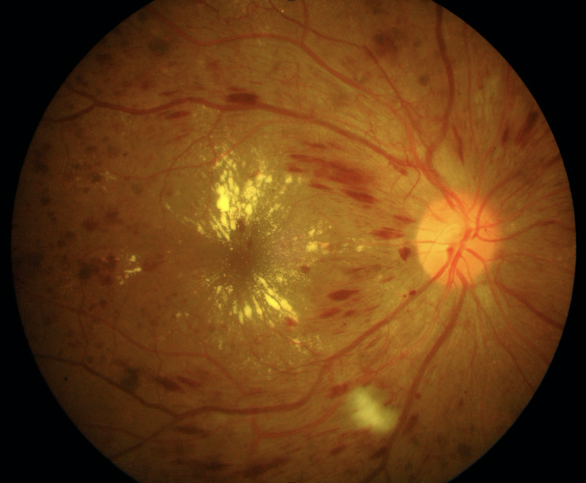
#> input picture retino.png, 1172 x 966 px (shown at 1/2 size)
$ python preprocess.py ../retino.png
#> lines starting #> are read from the running program, lines starting #| are printed output that depends on the picture; after the words box and inside, x2 and y2 are one past the last pixel; in counts of white or black regions, pixels touching at a corner belong together
#> in load_and_preprocess, img is the input picture: shape (966, 1172, 3); mean B, G, R 20.5, 60.3, 102.4
"""
Pretraitement des images de fond d'oeil avec OpenCV.

Les retinographies ont souvent :
  - des bordures noires inutiles autour du disque retinien
  - un eclairage/contraste variable d'une image a l'autre

On applique donc :
  1. un recadrage pour enlever le fond noir       (crop_from_gray)
  2. un recadrage circulaire centre sur la retine  (circle_crop)
  3. un rehaussement de contraste local (CLAHE)    (apply_clahe)
"""
import cv2
import numpy as np


def crop_from_gray(img, tol=7):
    """Enleve les bandes noires autour de la retine.

    On repere les pixels suffisamment clairs (> tol) et on rogne
    l'image au plus juste autour de cette zone.
    """
#> called with tol = 7
    gray = cv2.cvtColor(img, cv2.COLOR_RGB2GRAY)
    mask = gray > tol
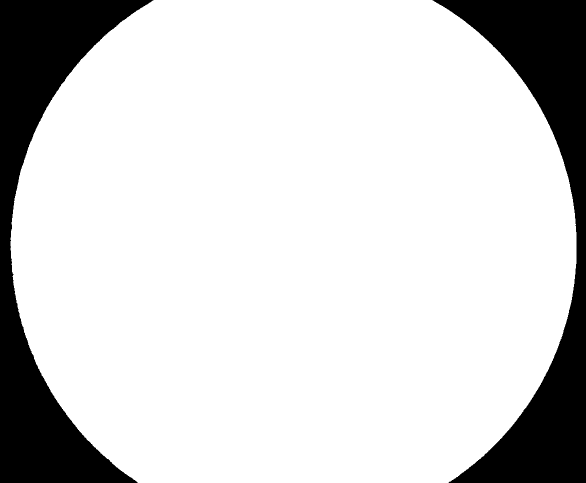
#> mask: shape (966, 1172) bool (shown at 1/2 size); 82.9% white; 2 black regions, box (x1, y1, x2, y2) and area: (0, 0, 307, 966) 97927, (865, 0, 1172, 966) 95279
    if mask.sum() == 0:          # image entierement noire -> on ne touche pas
        return img
    coords = np.ix_(mask.any(1), mask.any(0))
    return img[coords[0], coords[1], :] if img.ndim == 3 else img[coords]


def circle_crop(img):
    """Recadre l'image en cercle centre sur la retine (forme reelle de l'oeil)."""
    img = crop_from_gray(img)
    h, w = img.shape[:2]
#> h = 966; w = 1132
    cx, cy = w // 2, h // 2
#> cx = 566; cy = 483
    radius = min(cx, cy)
#> radius = 483

    mask = np.zeros((h, w), dtype=np.uint8)
    cv2.circle(mask, (cx, cy), radius, 1, thickness=-1)
#> mask: shape (966, 1132); values 0 (black) and 1 (white), 67% white; 2 black regions, box (x1, y1, x2, y2) and area: (0, 0, 566, 966) 180815, (567, 0, 1132, 966) 179849
    img = cv2.bitwise_and(img, img, mask=mask)
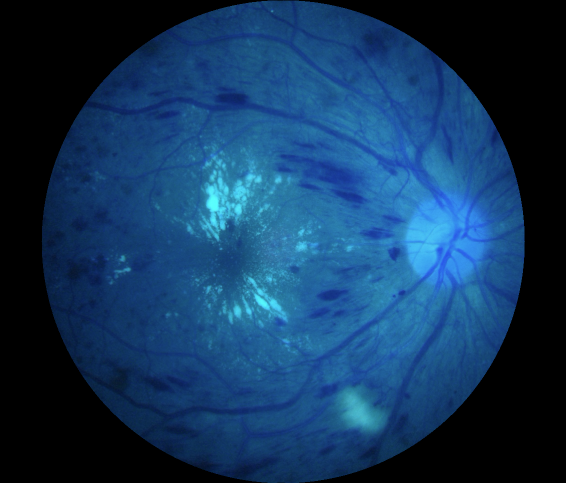
#> img: shape (966, 1132, 3) (shown at 1/2 size); mean of channels 0, 1, 2 91.7, 54.9, 18.6; drawn as B, G, R
    return crop_from_gray(img)
#> call 2 of crop_from_gray, with tol = 7
#> in crop_from_gray (call 2), `gray = cv2.cvtColor(img, cv2.COLOR_RGB2GRAY)`:
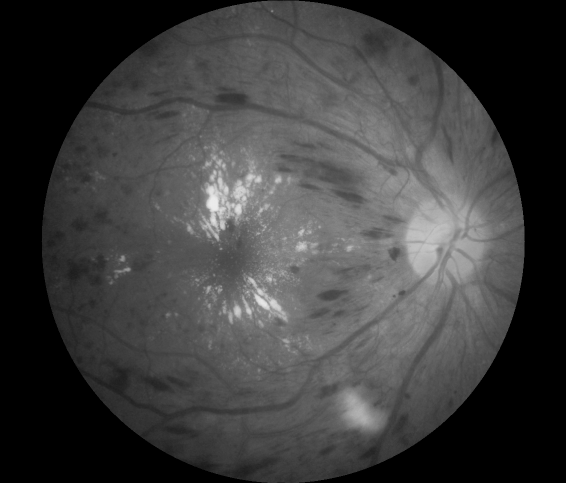
#> gray: shape (966, 1132) (shown at 1/2 size); min 0, max 236, mean 61.7
#> in crop_from_gray (call 2), `return img[coords[0], coords[1], :] if img.ndim == 3 else img[coords]`:
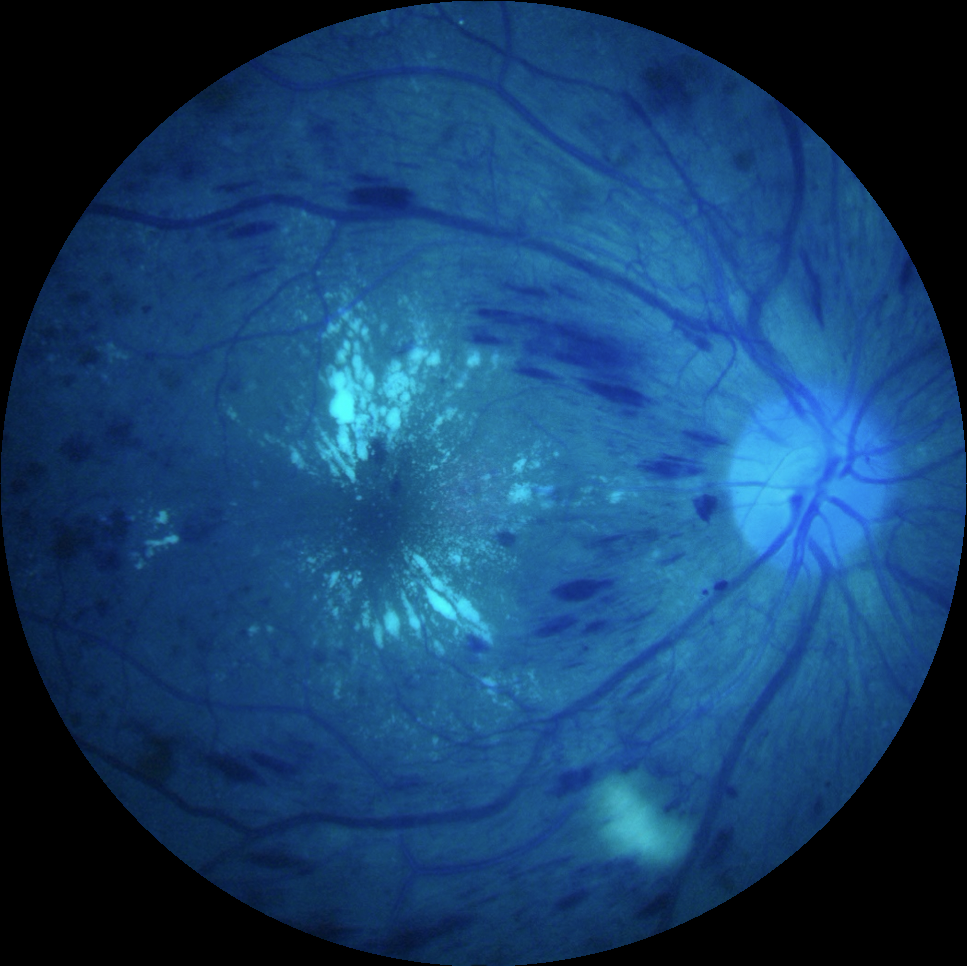
#> returned value: shape (966, 967, 3); mean of channels 0, 1, 2 107.3, 64.3, 21.8; drawn as B, G, R


def apply_clahe(img):
    """Contraste local adaptatif (CLAHE) sur le canal de luminance.

    Tres efficace en imagerie medicale : fait ressortir les details
    (vaisseaux, microanevrismes, drusens...) sans cramer l'image.
    """
    lab = cv2.cvtColor(img, cv2.COLOR_RGB2LAB)
#> lab: shape (966, 967, 3); mean of channels 0, 1, 2 80.1, 142.5, 158.9
    l, a, b = cv2.split(lab)
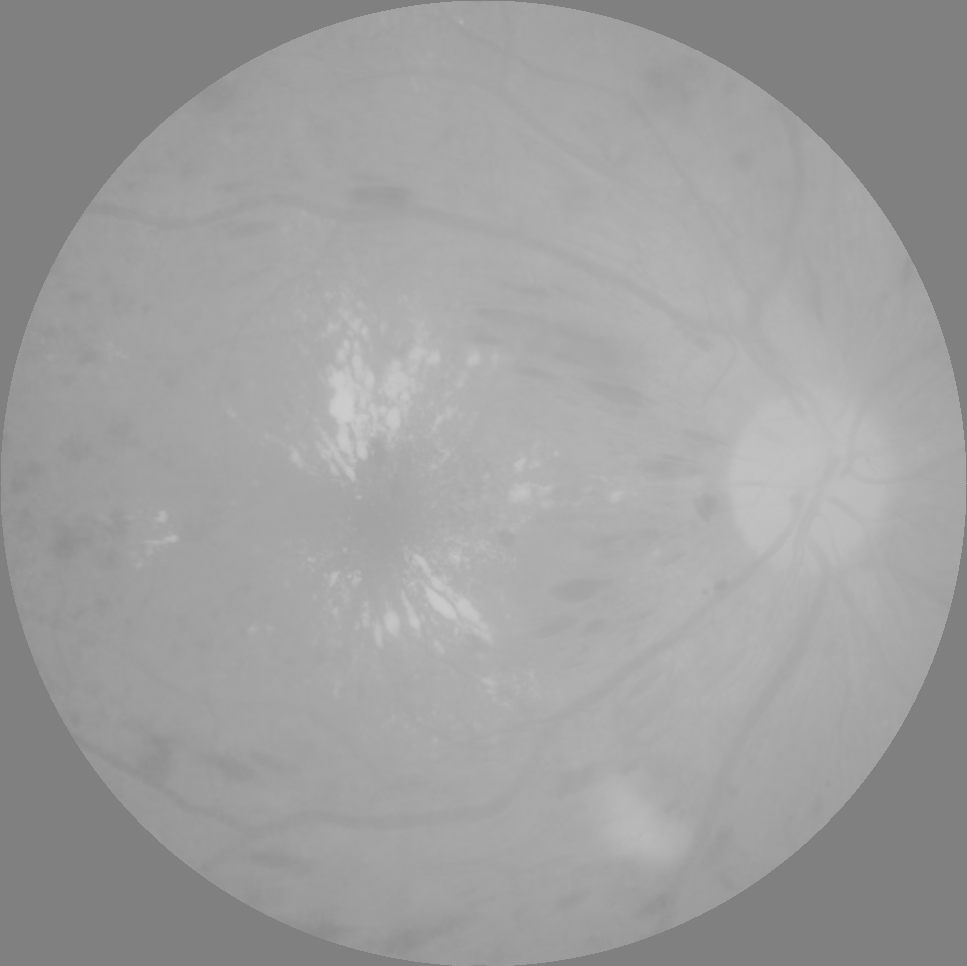
#> b: shape (966, 967); min 128, max 204, mean 158.9
    clahe = cv2.createCLAHE(clipLimit=2.0, tileGridSize=(8, 8))
    l = clahe.apply(l)
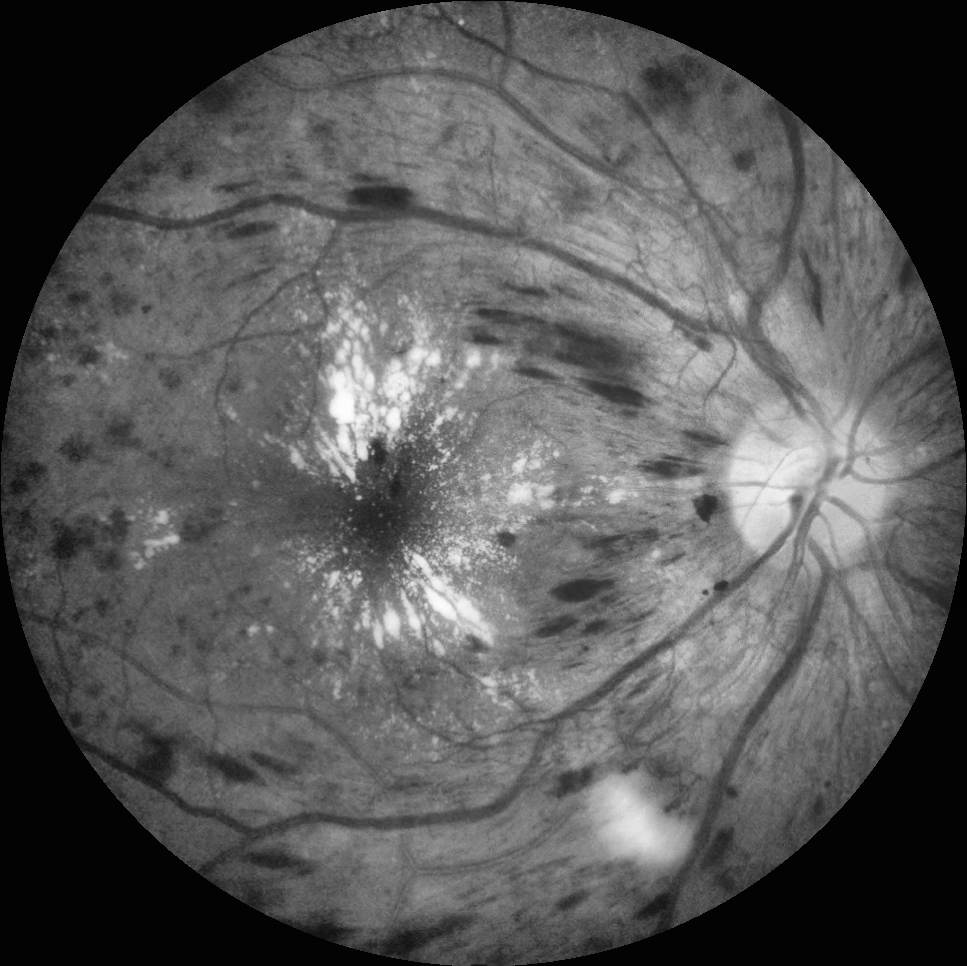
#> l: shape (966, 967); min 2, max 253, mean 87
    lab = cv2.merge((l, a, b))
#> lab: shape (966, 967, 3); mean of channels 0, 1, 2 87, 142.5, 158.9
    return cv2.cvtColor(lab, cv2.COLOR_LAB2RGB)
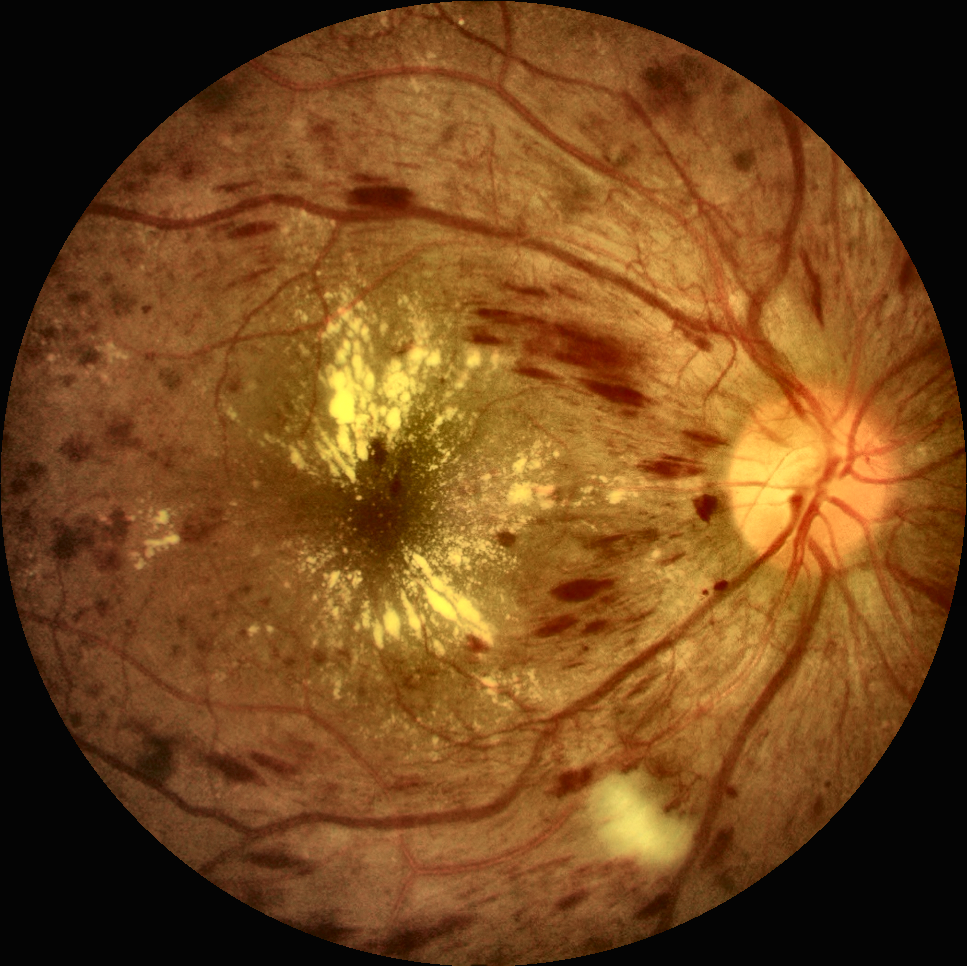
#> returned value: shape (966, 967, 3); mean R, G, B 115, 71.1, 28.5


def load_and_preprocess(path, size=224, use_clahe=True):
    """Charge une image disque -> RGB uint8 pretraitee, prete pour le CNN.

    Retourne un tableau numpy (size, size, 3) en uint8.
    """
    img = cv2.imread(str(path))                 # OpenCV lit en BGR
    if img is None:
        raise FileNotFoundError(f"Image introuvable : {path}")
    img = cv2.cvtColor(img, cv2.COLOR_BGR2RGB)  # -> RGB

    img = circle_crop(img)
    if use_clahe:
        img = apply_clahe(img)
    img = cv2.resize(img, (size, size), interpolation=cv2.INTER_AREA)
#> img: shape (224, 224, 3)
    return img


if __name__ == "__main__":
    # Petit test visuel : python -m src.preprocess <chemin_image>
    import sys
    import matplotlib.pyplot as plt

    if len(sys.argv) < 2:
        print("Usage : python -m src.preprocess <chemin_vers_une_image>")
        sys.exit(1)

    raw = cv2.cvtColor(cv2.imread(sys.argv[1]), cv2.COLOR_BGR2RGB)
    proc = load_and_preprocess(sys.argv[1])

    fig, ax = plt.subplots(1, 2, figsize=(10, 5))
    ax[0].imshow(raw); ax[0].set_title("Originale"); ax[0].axis("off")
    ax[1].imshow(proc); ax[1].set_title("Pretraitee"); ax[1].axis("off")
    plt.tight_layout()
    plt.show()
